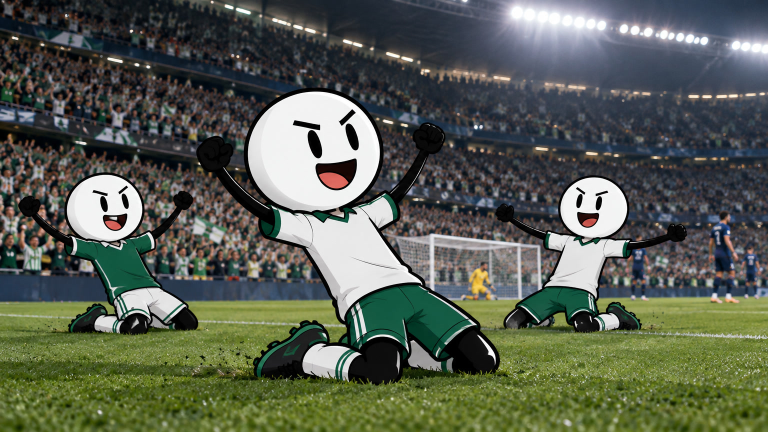
#> input picture studio/iraq2007/img_jpg/11.jpg, 1536 x 864 px, found by its file name (shown at 1/2 size)
$ python thumb.py
#> lines starting #> are read from the running program, lines starting #| are printed output that depends on the picture
# YouTube thumbnail (1280x720) from scene images + bold Arabic text.
from PIL import Image, ImageDraw, ImageFont, ImageFilter, ImageEnhance
W, H = 1280, 720
F = 'NotoNaskhArabic-Bold.ttf'
def font(sz): return ImageFont.truetype(F, sz, layout_engine=ImageFont.Layout.RAQM)
def text(d, xy, t, sz, fill, stroke=10, anchor='ra'):
    d.text(xy, t, font=font(sz), fill=fill, stroke_width=stroke, stroke_fill=(0, 0, 0), direction='rtl', language='ar', anchor=anchor)
bg = Image.open('img_jpg/11.jpg').convert('RGB').resize((W, H), Image.LANCZOS)
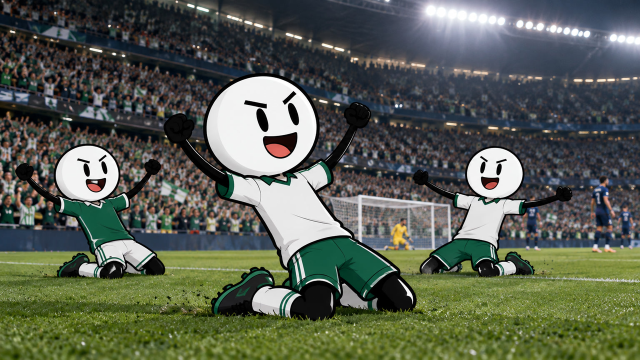
#> bg: PIL image 1280x720 RGB (shown at 1/2 size); mean R, G, B 88.6, 95.3, 81.8
bg = ImageEnhance.Contrast(ImageEnhance.Color(bg).enhance(1.25)).enhance(1.1)
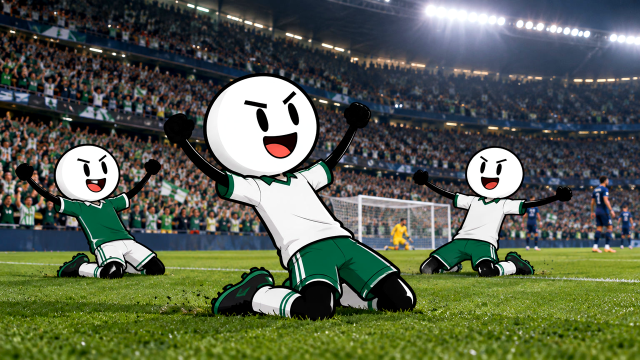
#> bg: PIL image 1280x720 RGB (shown at 1/2 size); mean R, G, B 87.1, 96, 77.6
# dark gradient on the right for text
ov = Image.new('L', (W, H), 0); g = ImageDraw.Draw(ov)
for x in range(W):
    g.line([(x, 0), (x, H)], fill=int(max(0, (x - 520) / (W - 520)) * 190))
bg.paste(Image.new('RGB', (W, H), (0, 0, 0)), (0, 0), ov)
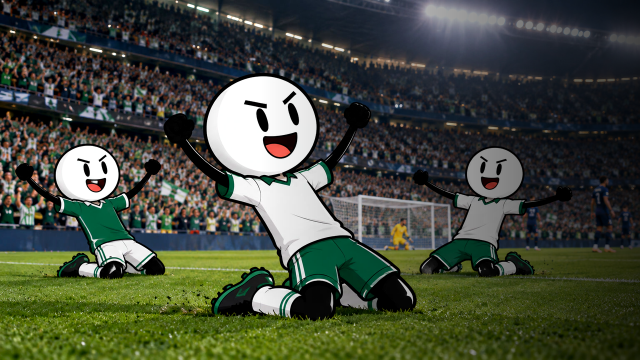
#> bg: PIL image 1280x720 RGB (shown at 1/2 size); mean R, G, B 67.6, 74.2, 59.4
d = ImageDraw.Draw(bg)
text(d, (W - 40, 40), 'نجا من', 150, (255, 255, 255), 12)
text(d, (W - 40, 225), 'قنبلتين', 150, (255, 214, 60), 12)
text(d, (W - 40, 410), 'ذريتين!', 150, (255, 80, 60), 11)
# small "قصة حقيقية" tag
tag = 'قصة حقيقية'; f = font(46); bb = d.textbbox((0, 0), tag, font=f, direction='rtl', language='ar')
#> after `bb = d.textbbox((0, 0), tag, font=f, direction='rtl', language='ar')`: bb = (0, 13, 229, 50)
tw, th = bb[2] - bb[0], bb[3] - bb[1]
#> tw = 229; th = 37
d.rounded_rectangle([W - 40 - tw - 40, 600, W - 40, 600 + th + 34], 14, fill=(200, 20, 30))
d.text((W - 60, 612), tag, font=f, fill=(255, 255, 255), direction='rtl', language='ar', anchor='ra')
bg.save('thumb.jpg', quality=92)
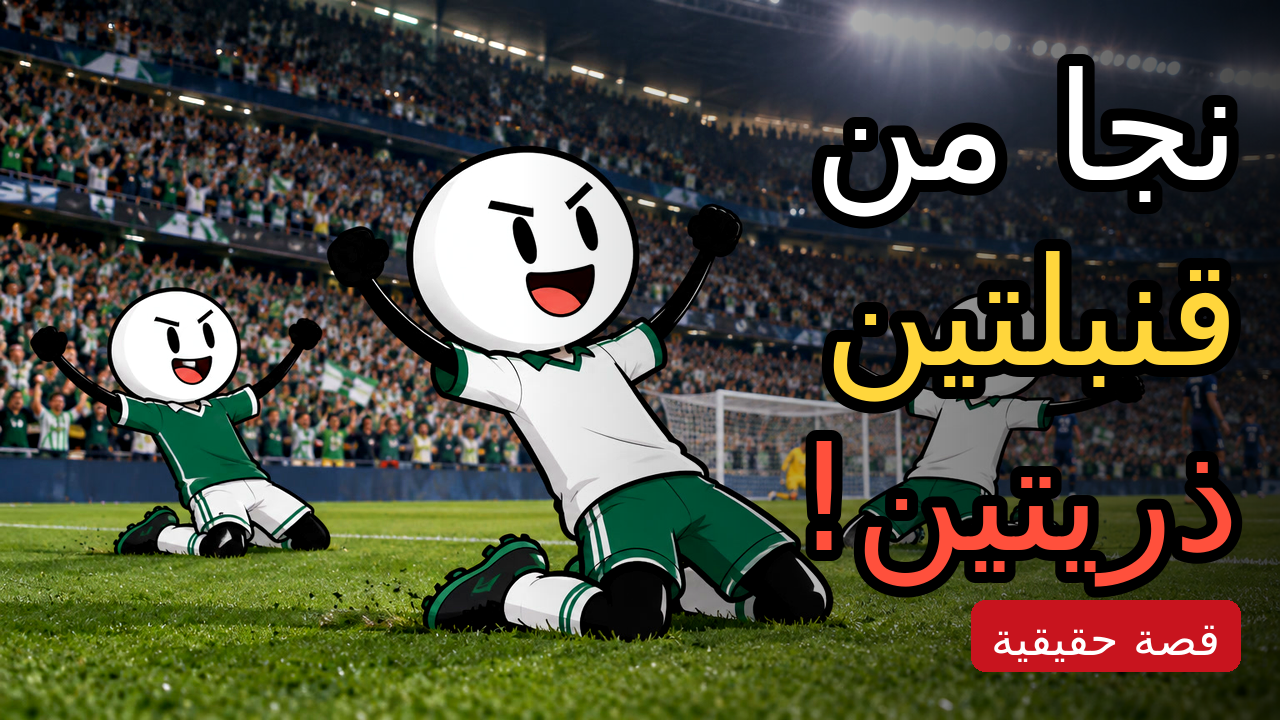
#> saved as thumb.jpg: PIL image 1280x720 RGB; mean R, G, B 75.2, 75.3, 59.9

$ run again, with studio/iraq2007/img_jpg/10.jpg copied over studio/iraq2007/img_jpg/11.jpg
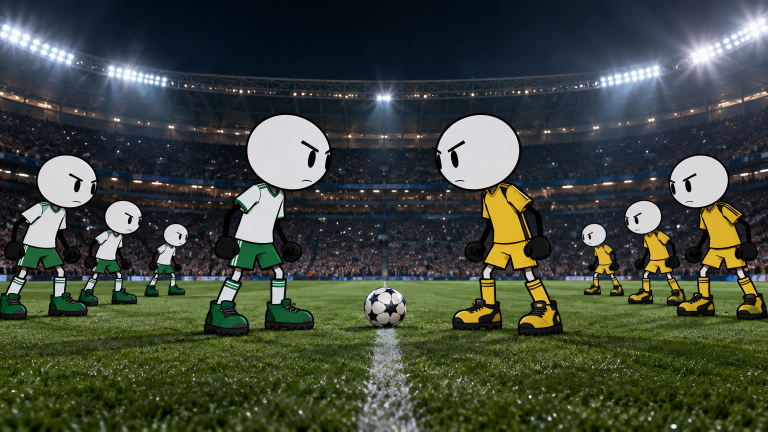
#> input picture studio/iraq2007/img_jpg/10.jpg, 1536 x 864 px, found by its file name (shown at 1/2 size)
#> ov: PIL image 1280x720 L; every value is 0
#> `bg.paste(Image.new('RGB', (W, H), (0, 0, 0)), (0, 0), ov)`:
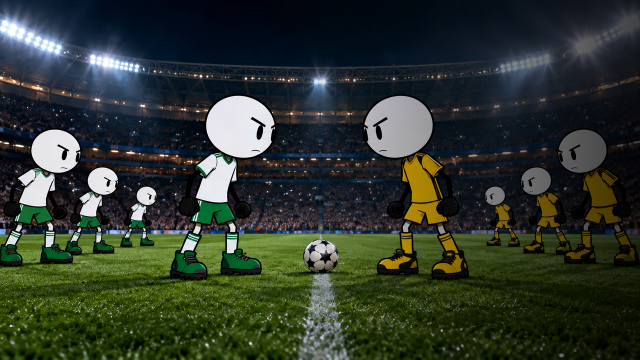
#> bg: PIL image 1280x720 RGB (shown at 1/2 size); mean R, G, B 47, 55.9, 44.6
#> bb = (0, 13, 229, 50)
#> tw = 229; th = 37
#> `bg.save('thumb.jpg', quality=92)`:
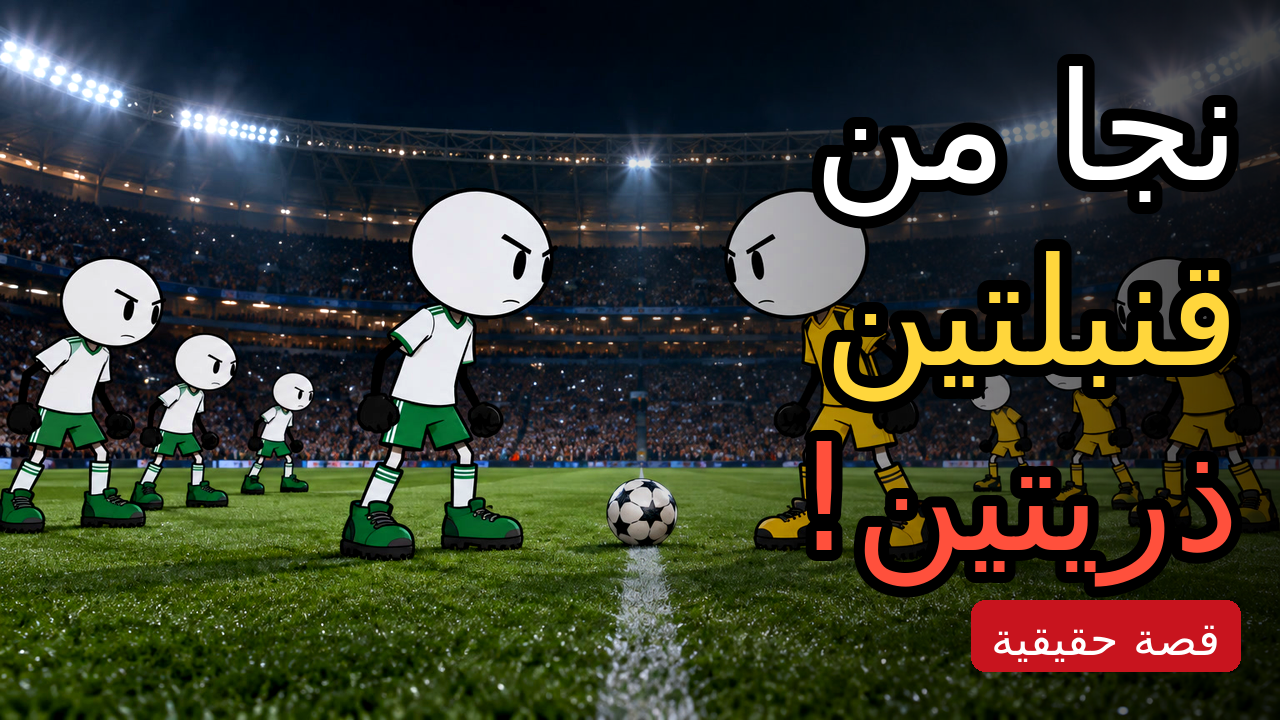
#> saved as thumb.jpg: PIL image 1280x720 RGB; mean R, G, B 55.3, 57.9, 46.5
